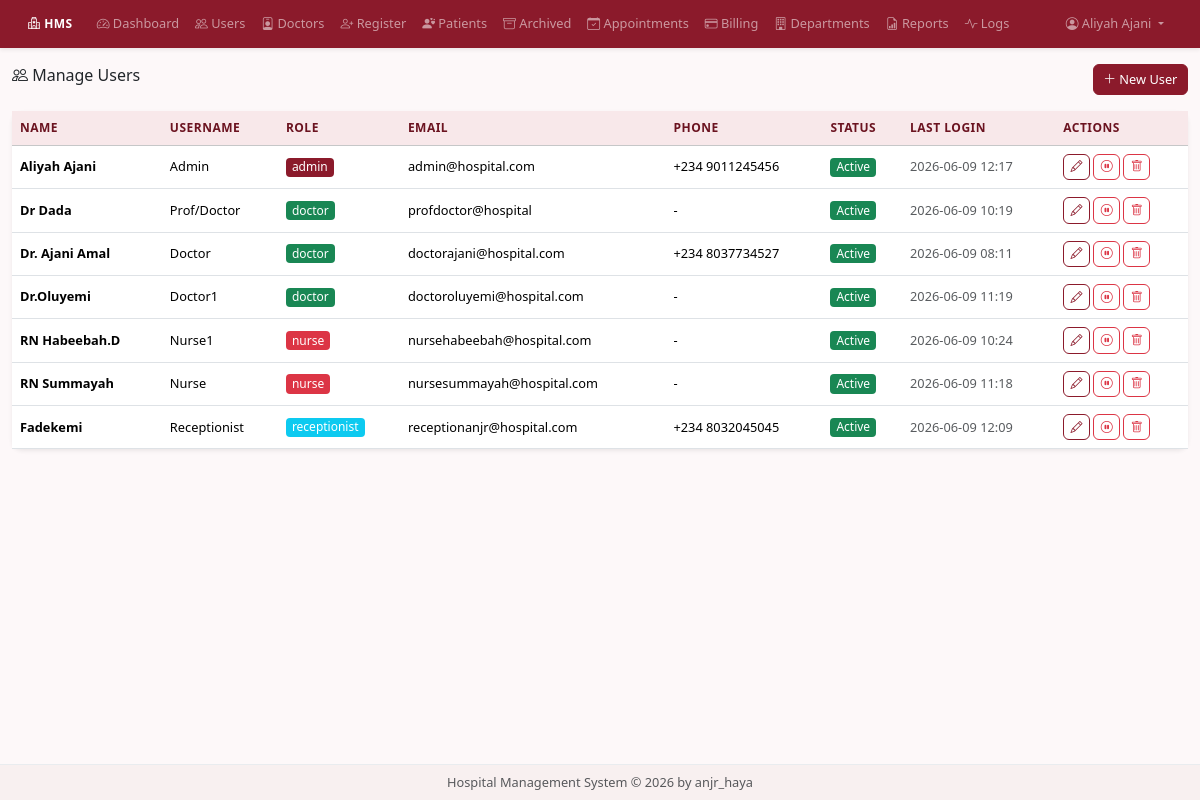
Page /admin/users (signed in) on the committed database.
### models/user.py (models this page shows, shortened)
class User(UserMixin, db.Model):
    __tablename__ = 'users'
    id = db.Column(db.Integer, primary_key=True)
    username = db.Column(db.String(80), unique=True, nullable=False)
    password_hash = db.Column(db.String(128), nullable=False)
    role = db.Column(db.String(20), nullable=False)
    name = db.Column(db.String(100), nullable=False)
    email = db.Column(db.String(120), unique=True)
    phone = db.Column(db.String(20))
    is_active_account = db.Column(db.Boolean, default=True)
    created_at = db.Column(db.DateTime, default=datetime.utcnow)
    last_login = db.Column(db.DateTime)
    doctor_profile = db.relationship('Doctor', backref='user', uselist=False, lazy=True)
    notifications = db.relationship('Notification', backref='user', lazy=True, foreign_keys='Notification.user_id')
    activities = db.relationship('ActivityLog', backref='user', lazy=True)
    ROLES = {'admin', 'doctor', 'receptionist', 'nurse'}
    @property
    def is_admin(self):
        return self.role == 'admin'

### controllers/admin_routes.py (the view)
@admin_bp.route('/users')
@login_required
@admin_required
def manage_users():
    users = User.query.order_by(User.role, User.name).all()
    return render_template('admin/users.html', users=users)

### models/__init__.py (called while the page is built)
@login_manager.user_loader
def load_user(user_id):
    return User.query.get(int(user_id))

### views/templates/admin/users.html (shortened to what this page needs)
{% extends "base.html" %}
{% block content %}
<div class="d-flex justify-content-between align-items-center mb-3">
    <h4><i class="bi bi-people"></i> Manage Users</h4>
    <a href="{{ url_for('admin.create_user') }}" class="btn btn-primary"><i class="bi bi-plus-lg"></i> New User</a>
</div>
<div class="card shadow-sm">
    <div class="card-body p-0">
        <div class="table-responsive">
            <table class="table table-hover mb-0">
                <thead class="table-light">
                    <tr>
                        <th>Name</th>
                        <th>Username</th>
                        <th>Role</th>
                        <th>Email</th>
                        <th>Phone</th>
                        <th>Status</th>
                        <th>Last Login</th>
                        <th>Actions</th>
                    </tr>
                </thead>
                <tbody>
                    {% for user in users %}
                    <tr>
                        <td><strong>{{ user.name }}</strong></td>
                        <td>{{ user.username }}</td>
                        <td><span class="badge bg-{{ 'primary' if user.role == 'admin' else 'success' if user.role == 'doctor' else 'danger' if user.role == 'nurse' else 'info' }}">{{ user.role }}</span></td>
                        <td>{{ user.email or '-' }}</td>
                        <td>{{ user.phone or '-' }}</td>
                        <td>
                            {% if user.is_active_account %}
                            <span class="badge bg-success">Active</span>
                            {% else %}
                            <span class="badge bg-danger">Inactive</span>
                            {% endif %}
                        </td>
                        <td><small class="text-muted">{{ user.last_login.strftime('%Y-%m-%d %H:%M') if user.last_login else 'Never' }}</small></td>
                        <td>
                            <a href="{{ url_for('admin.edit_user', user_id=user.id) }}" class="btn btn-sm btn-outline-primary" title="Edit"><i class="bi bi-pencil"></i></a>
                            <a href="{{ url_for('admin.toggle_user', user_id=user.id) }}" class="btn btn-sm btn-outline-{{ 'danger' if user.is_active_account else 'success' }}" title="{{ 'Deactivate' if user.is_active_account else 'Activate' }}">
                                <i class="bi bi-{{ 'pause-circle' if user.is_active_account else 'play-circle' }}"></i>
                            </a>
                            <a href="{{ url_for('admin.delete_user', user_id=user.id) }}" class="btn btn-sm btn-outline-danger" title="Delete" onclick="return confirm('Delete user {{ user.username }}? This cannot be undone.')">
                                <i class="bi bi-trash"></i>
                            </a>
                        </td>
                    </tr>
                    {% else %}
                    <tr><td colspan="8" class="text-center py-4 text-muted">No users found.</td></tr>
                    {% endfor %}
                </tbody>
            </table>
        </div>
    </div>
</div>
{% endblock %}

### views/templates/base.html (shortened to what this page needs)
<!DOCTYPE html>
<html lang="en" class="h-100">
<head>
    <link href="https://cdn.jsdelivr.net/npm/bootstrap@5.3.2/dist/css/bootstrap.min.css" rel="stylesheet">
    <link href="https://cdn.jsdelivr.net/npm/bootstrap-icons@1.11.1/font/bootstrap-icons.css" rel="stylesheet">
    <link href="https://cdn.jsdelivr.net/npm/select2@4.1.0-rc.0/dist/css/select2.min.css" rel="stylesheet">
    <link rel="stylesheet" href="https://cdn.jsdelivr.net/npm/flatpickr/dist/flatpickr.min.css">
    <link href="{{ url_for('static', filename='css/style.css') }}" rel="stylesheet">
</head>
<body class="d-flex flex-column h-100">
    {% if current_user.is_authenticated %}
    <nav class="navbar navbar-expand-lg navbar-dark shadow-sm flex-shrink-0" style="background-color: #8B1A2B;">
        <div class="container-fluid">
            <a class="navbar-brand fw-bold small" href="{{ url_for('auth.login') }}">
                <i class="bi bi-hospital"></i> HMS
            </a>
            <div class="collapse navbar-collapse" id="navbarNav">
                <ul class="navbar-nav me-auto">
                    {% if current_user.is_admin %}
                    <li class="nav-item"><a class="nav-link small" href="{{ url_for('admin.dashboard') }}"><i class="bi bi-speedometer2"></i> Dashboard</a></li>
                    <li class="nav-item"><a class="nav-link small" href="{{ url_for('admin.manage_users') }}"><i class="bi bi-people"></i> Users</a></li>
                    <li class="nav-item"><a class="nav-link small" href="{{ url_for('admin.manage_doctors') }}"><i class="bi bi-person-badge"></i> Doctors</a></li>
                    <li class="nav-item"><a class="nav-link small" href="{{ url_for('admin.register_patient') }}"><i class="bi bi-person-plus"></i> Register</a></li>
                    <li class="nav-item"><a class="nav-link small" href="{{ url_for('admin.manage_patients') }}"><i class="bi bi-person-hearts"></i> Patients</a></li>
                    <li class="nav-item"><a class="nav-link small" href="{{ url_for('admin.archived_patients') }}"><i class="bi bi-archive"></i> Archived</a></li>
                    <li class="nav-item"><a class="nav-link small" href="{{ url_for('admin.manage_appointments') }}"><i class="bi bi-calendar-check"></i> Appointments</a></li>
                    <li class="nav-item"><a class="nav-link small" href="{{ url_for('admin.manage_billing') }}"><i class="bi bi-credit-card"></i> Billing</a></li>
                    <li class="nav-item"><a class="nav-link small" href="{{ url_for('admin.manage_departments') }}"><i class="bi bi-building"></i> Departments</a></li>
                    <li class="nav-item"><a class="nav-link small" href="{{ url_for('admin.reports') }}"><i class="bi bi-file-earmark-bar-graph"></i> Reports</a></li>
                    <li class="nav-item"><a class="nav-link small" href="{{ url_for('admin.activity_logs') }}"><i class="bi bi-activity"></i> Logs</a></li>
                    {% endif %}
                </ul>
                <ul class="navbar-nav">
                    <li class="nav-item dropdown">
                        <a class="nav-link dropdown-toggle small" href="#" data-bs-toggle="dropdown">
                            <i class="bi bi-person-circle"></i> {{ current_user.name }}
                        </a>
                    </li>
                </ul>
            </div>
        </div>
    </nav>
    {% endif %}
    <div class="container-fluid flex-shrink-0 mt-3">
        {% block content %}{% endblock %}
    </div>
    <footer class="footer mt-auto py-2 flex-shrink-0" style="background-color: #f8f0f0;">
        <div class="container text-center">
            <span class="text-muted small">Hospital Management System &copy; 2026 by anjr_haya</span>
        </div>
    </footer>
</body>
</html>

### views/static/css/style.css (style rules this page uses)
:root { --wine: #8B1A2B; --wine-dark: #6B1320; --wine-light: #A82D3F; --pink: #F8E8EA; --pink-light: #FCF4F5; }
body { background: #fdf8f9; font-family: 'Segoe UI', Tahoma, Geneva, Verdana, sans-serif; font-size: 0.85rem; }
h1, h2, h3, h4, h5, h6 { font-size: 1rem; }
h4 { font-size: 1rem; }
.card { border: none; border-radius: 10px; transition: transform 0.2s; font-size: 0.85rem; }
.card-body { font-size: 0.85rem; }
.navbar { padding: 0.4rem 1rem; box-shadow: 0 2px 4px rgba(0,0,0,0.1); font-size: 0.8rem; }
.navbar-brand { font-size: 1rem; letter-spacing: 0.5px; }
.nav-link { font-size: 0.8rem !important; }
.table { font-size: 0.8rem; margin-bottom: 0; }
.table th { font-weight: 600; font-size: 0.75rem; text-transform: uppercase; letter-spacing: 0.5px; color: #8B1A2B; }
.table td { vertical-align: middle; font-size: 0.8rem; }
.table thead.table-light th { background-color: var(--pink); color: var(--wine-dark); }
.btn { border-radius: 6px; font-weight: 500; font-size: 0.8rem; padding: 0.3rem 0.6rem; }
.btn-primary { background-color: var(--wine); border-color: var(--wine); }
.btn-outline-primary { color: var(--wine); border-color: var(--wine); }
.btn-sm { font-size: 0.75rem; padding: 0.2rem 0.4rem; }
.badge { padding: 0.3em 0.5em; font-weight: 500; border-radius: 4px; font-size: 0.75rem; }
.footer { border-top: 1px solid #e9ecef; font-size: 0.75rem; }
.bg-primary { background-color: var(--wine) !important; }
a { color: var(--wine); }
.small, small { font-size: 0.75rem; }
.text-muted { font-size: 0.8rem; }

### rows in the picture
User: name "Aliyah Ajani", username "Admin", role "admin", email "admin@hospital.com", phone "+234 9011245456", is_active_account "Active", last_login "2026-06-09 12:17"
User: name "Dr Dada", username "Prof/Doctor", role "doctor", email "profdoctor@hospital", phone "-", is_active_account "Active", last_login "2026-06-09 10:19"
User: name "Dr. Ajani Amal", username "Doctor", role "doctor", email "doctorajani@hospital.com", phone "+234 8037734527", is_active_account "Active", last_login "2026-06-09 08:11"
User: name "Dr.Oluyemi", username "Doctor1", role "doctor", email "doctoroluyemi@hospital.com", phone "-", is_active_account "Active", last_login "2026-06-09 11:19"
User: name "RN Habeebah.D", username "Nurse1", role "nurse", email "nursehabeebah@hospital.com", phone "-", is_active_account "Active", last_login "2026-06-09 10:24"
User: name "RN Summayah", username "Nurse", role "nurse", email "nursesummayah@hospital.com", phone "-", is_active_account "Active", last_login "2026-06-09 11:18"
User: name "Fadekemi", username "Receptionist", role "receptionist", email "receptionanjr@hospital.com", phone "+234 8032045045", is_active_account "Active", last_login "2026-06-09 12:09"
